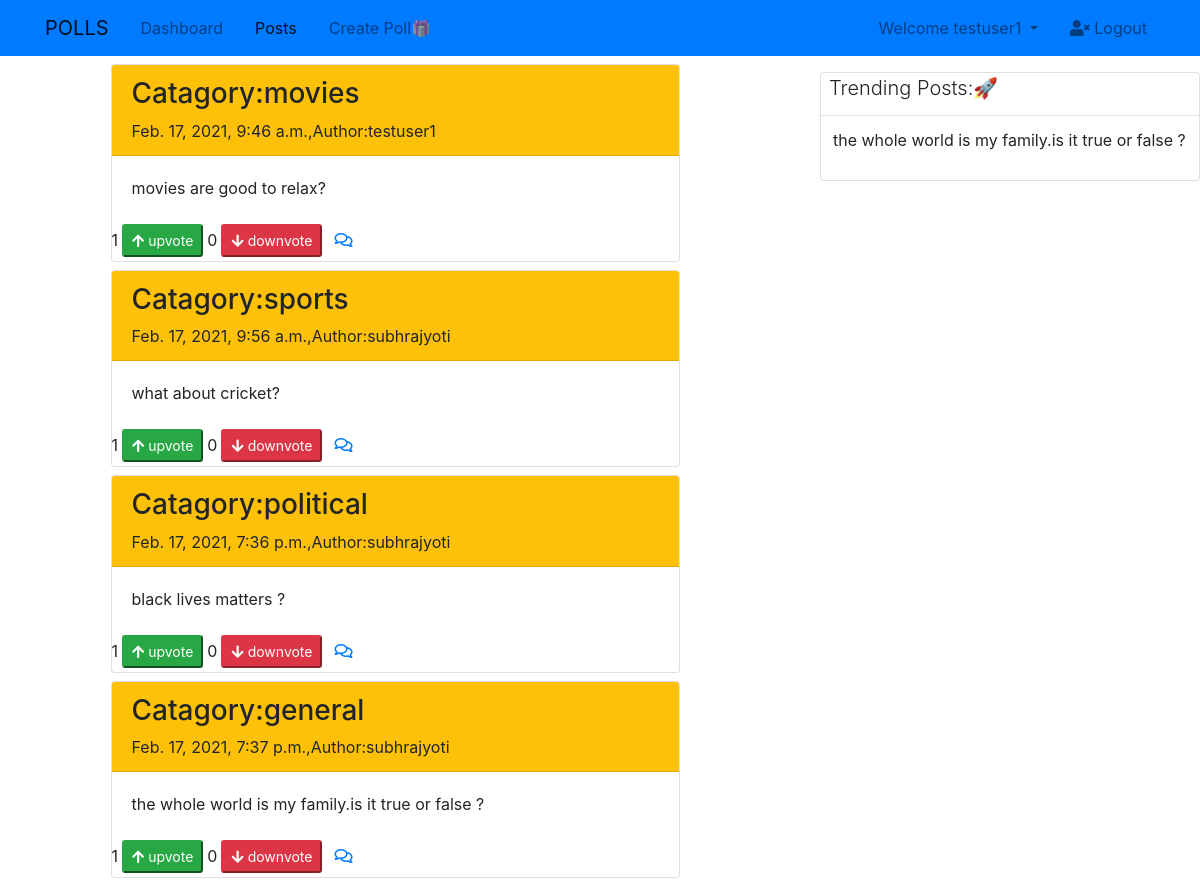
Screenshot of / (signed in) with the database file from the repository.
### polls/models.py (models this page shows)
class Post(models.Model):
    content=models.TextField()
    created=models.DateTimeField(auto_now_add=True)
    like=models.ManyToManyField(User,related_name='poll_like',blank=True)
    dislike=models.ManyToManyField(User,related_name='poll_dislike',blank=True)
    catagory=models.CharField(max_length=20,null=True,choices=CATAGORIES)
    author=models.ForeignKey(Profile,on_delete=models.CASCADE,related_name="posts")
    def __str__(self):
        return str(self.content)

### profiles/models.py (models this page shows, shortened)
class Profile(models.Model):
    first_name=models.CharField(max_length=200,null=True)
    last_name=models.CharField(max_length=200,null=True)
    user=models.OneToOneField(User,on_delete=models.CASCADE)
    email=models.EmailField(max_length=200,blank=True)
    age_group=models.IntegerField(null=True)
    profile_pic=models.ImageField(default="avatar.jpg",null=True)
    def __str__(self):
        return self.user.username

### polls/views.py (the view)
# urls.py: path('',homeView,name='home'),
def homeView(request):
    post=Post.objects.all()
    lst={}
    lst1=[]
    for i in post:
        lst[i.like.count()]=i
    for j in sorted(lst):
        lst1.append(lst[j])
    lst1.reverse()
    form=giveCommentForm(request.POST or None)
    context={"post":post,"lst1":lst1,"form":form}
    return render(request,'polls/home.html',context);

### polls/templates/polls/home.html (shortened to what this page needs)
{%extends 'polls/main.html'%}
{%block content%}
<div class="row">
  <div class="col-md-6 mx-auto">
    {% for p in post %}
    <div class="card m-2">
        <div class="card-header bg-warning"><h3>Catagory:{{p.catagory}}</h3>{{p.created}},Author:{{p.author}}
        </div>
        <div class="card-body">
           {{p.content}}
        </div>
         <div class="d-flex">
           <form action="like/{{p.id}}/" method="POST">
            <span>{{p.like.count}}</span><button type="submit" class="btn-sm btn-success m-1"><i class="fas fa-arrow-up"></i> upvote</button>
        </form>
        <form action="unlike/{{p.id}}/" method="POST">
            <span>{{p.dislike.count}}</span><button type="submit" class="btn-sm btn-danger m-1"><i class="fas fa-arrow-down"></i> downvote</button>
        </form>
        <a  class="m-2"href="{% url 'blog-comment' p.id  %}"><i class="far fa-comments"></i></a>
         </div>
    </div>
    {%endfor%}
</div>
<div class="col-md-4">
    <div class="card mt-3">
        <div class="card-title lead"><span class="m-2">Trending Posts:🚀</span></div>
        <table class="table">
            {% for i in lst1 %}
            <tr>
                <td>{{i}}</td>
            </tr>
            {%endfor%}
        </table>
    </div>
</div>
</div>
{%endblock%}

### polls/templates/polls/navbar.html (shortened to what this page needs)
<nav class="navbar navbar-expand-lg navbar-light bg-primary p-2">
  <div class="container">
    <a href="{% url 'home' %}" class="navbar-brand">POLLS</a>
    <div class="collapse navbar-collapse" id="navbarCollapse">
      <ul class="navbar-nav">
        <li class="nav-item px-2">
          <a href="{% url 'dashboard' %}" class="nav-link ">Dashboard</a>
        </li>
        <li class="nav-item px-2">
          <a href="{% url 'home' %}" class="nav-link active">Posts</a>
        </li>
        <li class="nav-item px-2">
          <a href="{% url 'create-newpost'%}" class="nav-link">Create Poll🎁</a>
        </li>
      </ul>
      <ul class="navbar-nav ml-auto">
        <li class="nav-item dropdown mr-3">
          <a href="#" class="nav-link dropdown-toggle" data-toggle="dropdown">
           Welcome {{user}}
          </a>
        </li>
        <li class="nav-item">
          <a href="{% url 'account_logout' %}" class="nav-link">
            <i class="fas fa-user-times"></i> Logout
          </a>
        </li>
      </ul>
    </div>
  </div>
</nav>

### polls/templates/polls/main.html (style rules this page uses)
body { overflow-x: hidden; }

### rows the page displays
Post: catagory "movies", created "Feb. 17, 2021, 9:46 a.m.", author "testuser1", content "movies are good to relax?", like.count "1", dislike.count "0"
Post: catagory "sports", created "Feb. 17, 2021, 9:56 a.m.", author "subhrajyoti", content "what about cricket?", like.count "1", dislike.count "0"
Post: catagory "political", created "Feb. 17, 2021, 7:36 p.m.", author "subhrajyoti", content "black lives matters ?", like.count "1", dislike.count "0"
Post: catagory "general", created "Feb. 17, 2021, 7:37 p.m.", author "subhrajyoti", content "the whole world is my family.is it true or false ?", like.count "1", dislike.count "0"

### other values shown
{{ user }} "testuser1"
